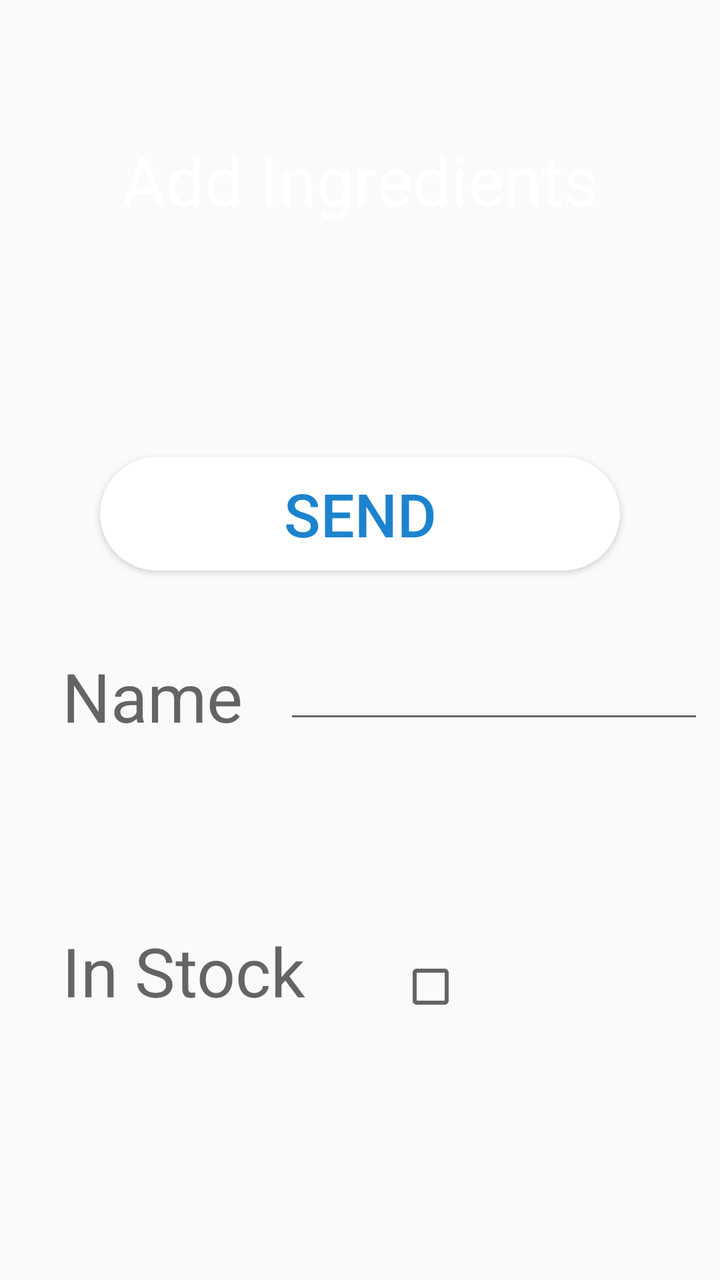
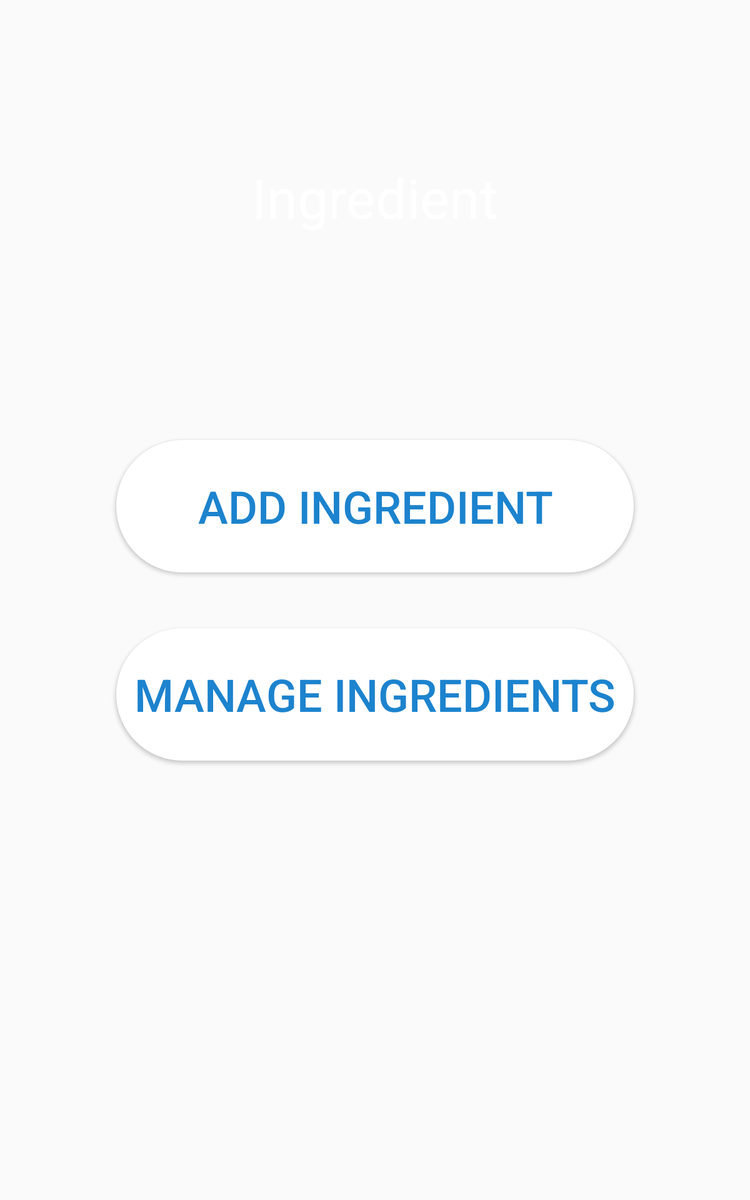

The same Android screen from two of the app's own layout files: first res/layout/ as a phone draws it, then the author's variant for another configuration, drawn on a device whose configuration selects that folder. Both files follow.
<!-- AndroidManifest.xml: application theme AppTheme -->
<!-- res/layout/ingredient_fragment.xml -->
<?xml version="1.0" encoding="utf-8"?>
<android.support.constraint.ConstraintLayout xmlns:android="http://schemas.android.com/apk/res/android"
    xmlns:app="http://schemas.android.com/apk/res-auto"
    xmlns:tools="http://schemas.android.com/tools"
    android:layout_width="match_parent"
    android:layout_height="match_parent"
    android:background="@drawable/bg"
    android:orientation="vertical"
    android:weightSum="10"

    tools:layout_editor_absoluteY="25dp">

    <TextView
        android:id="@+id/textGrid2"
        android:layout_width="wrap_content"
        android:layout_height="wrap_content"
        android:layout_centerInParent="true"
        android:layout_marginBottom="116dp"
        android:layout_marginTop="76dp"
        android:text="Add Ingredients"
        android:textColor="@android:color/white"
        android:textSize="34sp"
        app:layout_constraintBottom_toTopOf="@+id/add_ingredient"
        app:layout_constraintEnd_toEndOf="parent"
        app:layout_constraintStart_toStartOf="parent"
        app:layout_constraintTop_toTopOf="parent" />

    <Button
        android:id="@+id/add_ingredient"
        android:layout_width="260dp"
        android:layout_height="57dp"
        android:layout_marginBottom="364dp"
        android:layout_marginEnd="69dp"
        android:layout_marginStart="69dp"
        android:background="@drawable/buttonshape"
        android:text="Send"
        android:textColor="#1C83CE"
        android:textSize="30sp"
        app:layout_constraintBottom_toBottomOf="parent"
        app:layout_constraintEnd_toEndOf="parent"
        app:layout_constraintStart_toStartOf="parent"
        app:layout_constraintTop_toBottomOf="@+id/textGrid2" />

    <TextView
        android:id="@+id/textView"
        android:layout_width="wrap_content"
        android:layout_height="wrap_content"
        android:layout_marginStart="31dp"
        android:text="Name"
        android:textAppearance="@style/TextAppearance.AppCompat.Display1"
        app:layout_constraintStart_toStartOf="parent"
        app:layout_constraintTop_toTopOf="@+id/editText" />

    <EditText
        android:id="@+id/editText"
        android:layout_width="wrap_content"
        android:layout_height="wrap_content"
        android:layout_marginEnd="8dp"
        android:layout_marginTop="40dp"
        android:ems="10"
        android:inputType="textPersonName"
        app:layout_constraintEnd_toEndOf="parent"
        app:layout_constraintTop_toBottomOf="@+id/add_ingredient" />

    <TextView
        android:id="@+id/textView2"
        android:layout_width="wrap_content"
        android:layout_height="wrap_content"
        android:layout_marginBottom="132dp"
        android:layout_marginStart="31dp"
        android:text="In Stock"
        android:textAppearance="@style/TextAppearance.AppCompat.Display1"
        app:layout_constraintBottom_toBottomOf="parent"
        app:layout_constraintStart_toStartOf="parent" />

    <CheckBox
        android:id="@+id/checkBox"
        android:layout_width="wrap_content"
        android:layout_height="wrap_content"
        android:layout_marginEnd="85dp"
        android:layout_marginStart="84dp"
        app:layout_constraintBaseline_toBaselineOf="@+id/textView2"
        app:layout_constraintEnd_toEndOf="@+id/add_ingredient"
        app:layout_constraintStart_toEndOf="@+id/textView" />


</android.support.constraint.ConstraintLayout>
<!-- resources referenced by this layout -->
<resources>
  <!-- drawable buttonshape (drawable) -->
  <?xml version="1.0" encoding="utf-8"?>
  <shape xmlns:android="http://schemas.android.com/apk/res/android" android:shape="rectangle" >
      <corners
          android:radius="100dp"
          />
      <gradient
          android:angle="45"
          android:centerX="23%"
          android:centerColor="#FFFFFF"
          android:startColor="#FFFFFF"
          android:endColor="#FFFFFF"
          android:type="linear"
          />
      <padding
          android:left="0dp"
          android:top="0dp"
          android:right="0dp"
          android:bottom="0dp"
          />
      <size
          android:width="270dp"
          android:height="60dp"
          />
  </shape>
  <style name="AppTheme" parent="Theme.AppCompat.Light.NoActionBar">
          
          <item name="colorPrimary">#0a75bf</item>
          <item name="colorPrimaryDark">#0a75bf</item>
          <item name="colorAccent">#0E81D1</item>
  
      </style>
</resources>
<!-- res/layout-large/ingredient_fragment.xml (the author's variant of the layout above) -->
<!-- drawn on a 7-inch tablet held upright -->
<?xml version="1.0" encoding="utf-8"?>
<android.support.constraint.ConstraintLayout xmlns:android="http://schemas.android.com/apk/res/android"
    xmlns:app="http://schemas.android.com/apk/res-auto"
    xmlns:tools="http://schemas.android.com/tools"
    android:id="@+id/ingredient_layout"
    android:layout_width="match_parent"
    android:layout_height="match_parent"
    android:background="@drawable/bg"
    android:orientation="vertical"
    android:weightSum="10"
    tools:layout_editor_absoluteY="25dp">

    <TextView
        android:id="@+id/textGrid"
        android:layout_width="wrap_content"
        android:layout_height="wrap_content"
        android:layout_centerInParent="true"
        android:layout_marginBottom="142dp"
        android:layout_marginTop="106dp"
        android:text="Ingredient"
        android:textColor="@android:color/white"
        android:textSize="44sp"
        app:layout_constraintBottom_toTopOf="@+id/addIngredient"
        app:layout_constraintEnd_toEndOf="parent"
        app:layout_constraintStart_toStartOf="parent"
        app:layout_constraintTop_toTopOf="parent" />

    <Button
        android:id="@+id/addIngredient"
        android:layout_width="414dp"
        android:layout_height="106dp"
        android:layout_marginBottom="22dp"
        android:layout_marginEnd="76dp"
        android:layout_marginStart="76dp"
        android:background="@drawable/buttonshape"
        android:text="Add Ingredient"
        android:textColor="#1C83CE"
        android:textSize="36sp"
        app:layout_constraintBottom_toTopOf="@+id/manageIngredients"
        app:layout_constraintEnd_toEndOf="parent"
        app:layout_constraintStart_toStartOf="parent"
        app:layout_constraintTop_toBottomOf="@+id/textGrid" />

    <Button
        android:id="@+id/manageIngredients"
        android:layout_width="414dp"
        android:layout_height="106dp"
        android:layout_marginBottom="329dp"
        android:layout_marginEnd="77dp"
        android:layout_marginStart="77dp"
        android:background="@drawable/buttonshape"
        android:text="Manage Ingredients"
        android:textColor="#1C83CE"
        android:textSize="36sp"
        app:layout_constraintBottom_toBottomOf="parent"
        app:layout_constraintEnd_toEndOf="parent"
        app:layout_constraintStart_toStartOf="parent"
        app:layout_constraintTop_toBottomOf="@+id/addIngredient" />


</android.support.constraint.ConstraintLayout>
